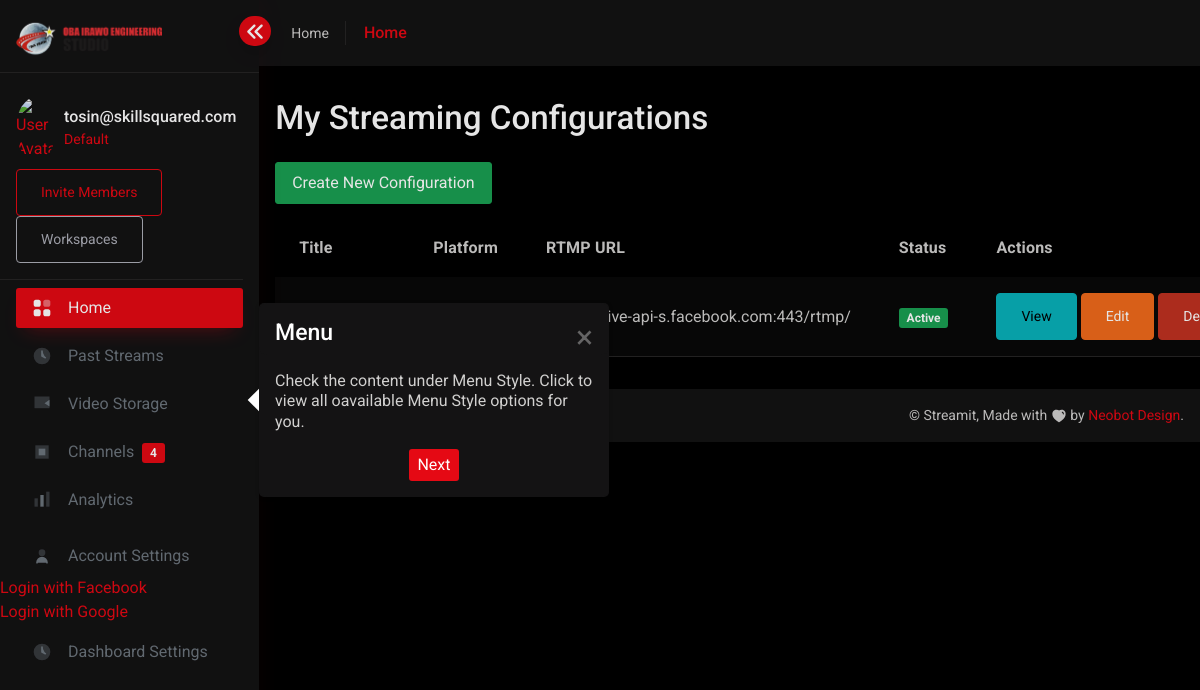
The page /streaming/configurations/ (signed in) on the database as committed earlier.
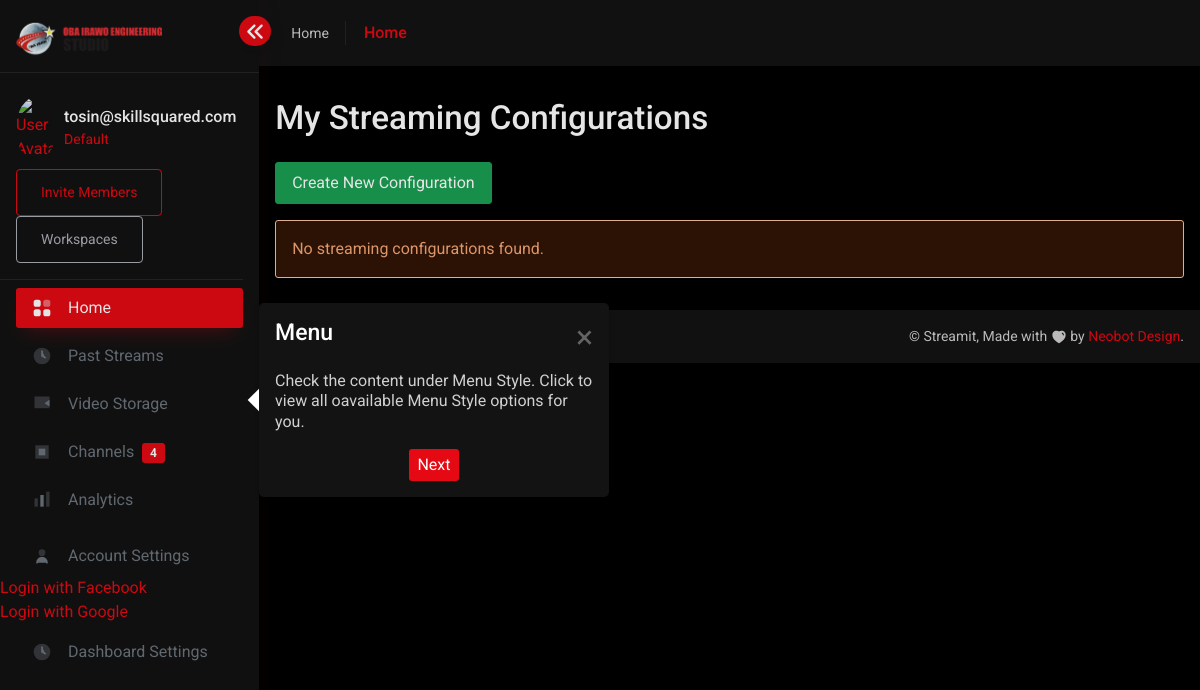
The same page on the database as committed later.
### users/models.py (models this page shows, shortened)
class CustomUser(AbstractUser):
    email = models.EmailField(unique=True)
    subscription_plan = models.CharField(
        max_length=50,
        choices=[("free", "Free"), ("basic", "Basic"), ("pro", "Pro")],
        default="free",
    )
    USERNAME_FIELD = "email"
    REQUIRED_FIELDS = ["username"]

### streaming/models.py (models this page shows, shortened)
class StreamingConfiguration(models.Model):
    user = models.ForeignKey(
        settings.AUTH_USER_MODEL,
        on_delete=models.CASCADE,
        related_name='streaming_configurations'
    )
    stream_title = models.CharField(max_length=255)
    description = models.TextField(blank=True, null=True)
    platform = models.CharField(max_length=50, choices=PLATFORM_CHOICES, default='custom')
    rtmp_url = models.CharField(
        max_length=500,
        help_text="Primary RTMP endpoint",
        validators=[rtmp_url_validator]
    )
    stream_key = models.CharField(
        max_length=255,
        help_text="Unique stream key",
        default=generate_stream_key
    )
    backup_rtmp_url = models.CharField(
        max_length=500,
        blank=True,
        null=True,
        help_text="Backup RTMP endpoint",
        validators=[rtmp_url_validator]
    )
    backup_stream_key = models.CharField(
        max_length=255,
        blank=True,
        null=True,
        help_text="Backup stream key"
    )
    pull_links = models.TextField(
        blank=True,
        null=True,
        help_text="Comma-separated or multi-line list of pull links"
    )
    embed_player_url = models.CharField(
        max_length=500,
        blank=True,
        null=True,
        help_text="URL to embed the web player",
        validators=[rtmp_url_validator]
    )
    embed_chat_url = models.CharField(
        max_length=500,
        blank=True,
        null=True,
        help_text="URL to embed multi-platform chat",
        validators=[rtmp_url_validator]
    )
    resolution = models.CharField(max_length=50, default='1080p')
    bitrate = models.CharField(max_length=50, default='4500kbps')
    is_active = models.BooleanField(
        default=False,
        help_text="Is this configuration active?"
    )
    created_at = models.DateTimeField(auto_now_add=True)
    updated_at = models.DateTimeField(auto_now=True)

### streaming/views/streaming_views.py (the view)
# urls.py: path("configurations/", StreamingConfigurationListView.as_view(), name="config_list"),
class StreamingConfigurationListView(LoginRequiredMixin, ListView):
    model = StreamingConfiguration
    template_name = "streaming/config_list.html"
    context_object_name = "configurations"
    def get_queryset(self):
        return StreamingConfiguration.objects.filter(user=self.request.user)

### templates/streaming/config_list.html
{% extends "base.html" %}
{% load static %}
{% block content %}
<div class="container my-5">
  <h2 class="mb-4">My Streaming Configurations</h2>
  <div class="mb-3">
    <a href="{% url 'streaming:config_create' %}" class="btn btn-success">Create New Configuration</a>
  </div>
  {% if configurations %}
    <table class="table table-striped">
      <thead>
        <tr>
          <th>Title</th>
          <th>Platform</th>
          <th>RTMP URL</th>
          <th>Status</th>
          <th>Actions</th>
        </tr>
      </thead>
      <tbody>
        {% for config in configurations %}
        <tr>
          <td>{{ config.stream_title }}</td>
          <td>{{ config.get_platform_display }}</td>
          <td>{{ config.rtmp_url }}</td>
          <td>
            {% if config.is_active %}
              <span class="badge bg-success">Active</span>
            {% else %}
              <span class="badge bg-secondary">Draft</span>
            {% endif %}
          </td>
          <td>
            <a href="{% url 'streaming:config_detail' config.pk %}" class="btn btn-sm btn-info">View</a>
            <a href="{% url 'streaming:config_update' config.pk %}" class="btn btn-sm btn-warning">Edit</a>
            <a href="{% url 'streaming:config_delete' config.pk %}" class="btn btn-sm btn-danger">Delete</a>
          </td>
        </tr>
        {% endfor %}
      </tbody>
    </table>
  {% else %}
    <div class="alert alert-warning">No streaming configurations found.</div>
  {% endif %}
</div>
{% endblock %}

### templates/base.html (shortened to what this page needs)
<!doctype html>{% load static %}
<html lang="en" data-bs-theme="dark" data-bs-theme-color="default" dir="ltr">
    <head>
        {% include 'head.html' %}
    </head>
    <body class="  ">
        {% include 'sidebar.html' %}
        <main class="main-content">
            <div class="position-relative ">
               {% include 'header.html' %}
            </div>
            {% block content %}{% endblock %}
            {% include 'footer.html' %}
        </main>
    </body>
</html>

### templates/head.html (shortened to what this page needs)
{% load static %}
<link rel="stylesheet" href="https://cdnjs.cloudflare.com/ajax/libs/font-awesome/6.4.2/css/all.min.css"
 />
<link rel="stylesheet" href="{% static 'css/core/libs.min.css' %}">
<link rel="stylesheet" href="{% static 'vendor/sheperd/dist/css/sheperd.css' %}">
<link rel="stylesheet" href="{% static 'vendor/flatpickr/dist/flatpickr.min.css' %}">
<link rel="stylesheet" href="{% static 'css/streamit.min.css' %}">
<link rel="stylesheet" href="{% static 'css/custom.min.css' %}">
<link rel="stylesheet" href="{% static 'css/dashboard-custom.min.css' %}">
<link rel="stylesheet" href="{% static 'css/rtl.min.css' %}">
<link rel="stylesheet" href="{% static 'css/customizer.min.css' %}">
<link rel="stylesheet" href="{% static 'vendor/swiperSlider/swiper-bundle.min.css' %}">
<link rel="stylesheet" href="{% static 'vendor/select2/dist/css/select2.min.css' %}">

### templates/sidebar.html (shortened to what this page needs)
{% load static %}
<aside class="sidebar sidebar-base sidebar-white sidebar-default navs-rounded-all" id="first-tour"
       data-toggle="main-sidebar" data-sidebar="responsive">
    <div class="sidebar-header d-flex align-items-center justify-content-start">
        <a href="{% url 'dashboard:index' %}" class="navbar-brand">
            <img class="logo-full" src="{% static 'images/logo-full.png' %}" alt="Logo Full">
        </a>
        <div class="sidebar-toggle" data-toggle="sidebar" data-active="true">
            <i class="chevron-left">
            </i>
        </div>
    </div>
    <div class="sidebar-body pt-0 data-scrollbar">
        <div class="sidebar-user-info p-3 border-bottom">
            <div class="d-flex align-items-center">
                <img src="{% static 'images/avatar.png' %}" alt="User Avatar"
                     class="avatar rounded-circle me-2" width="40">
                <div>
                    <h6 class="mb-0">{{ request.user.email }}</h6>
                    <small>Default</small>
                </div>
            </div>
            <div class="mt-2">
                <a href="#" class="btn btn-sm btn-outline-primary me-1">Invite Members</a>
                <a href="#" class="btn btn-sm btn-outline-secondary">Workspaces</a>
            </div>
        </div>
        <div class="sidebar-list">
            <ul class="navbar-nav iq-main-menu" id="sidebar-menu">
                <li class="nav-item">
                    <a class="nav-link active" href="{% url 'dashboard:index' %}">
                        <i class="icon" data-bs-toggle="tooltip" data-bs-placement="right"
                           data-bs-original-title="Home">
                        </i>
                        <span class="item-name">Home</span>
                    </a>
                </li>
                <li class="nav-item">
                    <a class="nav-link" href="{% url 'dashboard:past_streams' %}">
                        <i class="icon" data-bs-toggle="tooltip" data-bs-placement="right"
                           data-bs-original-title="Past Streams">
                            <svg width="20" viewBox="0 0 24 24" fill="currentColor">
                                <circle cx="12" cy="12" r="10" opacity="0.4"/>
                                <path d="M12 6v6l4 2" stroke="currentColor" stroke-width="2"
                                      stroke-linecap="round" stroke-linejoin="round"/>
                            </svg>
                        </i>
                        <span class="item-name">Past Streams</span>
                    </a>
                </li>
                <li class="nav-item">
                    <a class="nav-link" href="{% url 'dashboard:video_storage' %}">
                        <i class="icon" data-bs-toggle="tooltip" data-bs-placement="right"
                           data-bs-original-title="Video Storage">
                            <svg width="20" viewBox="0 0 24 24" fill="currentColor">
                                <rect x="3" y="3" width="18" height="14" opacity="0.4"/>
                                <path d="M21 7l-6 4 6 4V7z" fill="currentColor"/>
                            </svg>
                        </i>
                        <span class="item-name">Video Storage</span>
                    </a>
                </li>
                <li class="nav-item">
                    <a class="nav-link" href="{% url 'streaming:manage_channels' %}">
                        <i class="icon" data-bs-toggle="tooltip" data-bs-placement="right"
                           data-bs-original-title="Channels">
                            <svg width="20" viewBox="0 0 24 24" fill="currentColor">
                                <path d="M4 4h16v16H4z" opacity="0.4"/>
                                <path d="M8 8h8v8H8z" fill="currentColor"/>
                            </svg>
                        </i>
                        <span class="item-name">
                            Channels
                            <span class="badge bg-primary ms-1">4</span>
                        </span>
                    </a>
                </li>
                <li class="nav-item">
                    <a class="nav-link" href="{% url 'dashboard:analytics' %}">
                        <i class="icon" data-bs-toggle="tooltip" data-bs-placement="right"
                           data-bs-original-title="Analytics">
                            <svg width="20" viewBox="0 0 24 24" fill="currentColor">
                                <rect x="3" y="10" width="4" height="10" opacity="0.4"/>
                                <rect x="10" y="6" width="4" height="14"/>
                                <rect x="17" y="2" width="4" height="18" opacity="0.4"/>
                            </svg>
                        </i>
                        <span class="item-name">Analytics</span>
                    </a>
                </li>
                <li class="nav-item mt-3">
                    <a class="nav-link" href="{% url 'account_settings' %}">
                        <i class="icon" data-bs-toggle="tooltip" data-bs-placement="right"
                           data-bs-original-title="Account Settings">
                            <svg width="20" viewBox="0 0 24 24" fill="currentColor">
                                <circle cx="12" cy="8" r="4" opacity="0.4"/>
                                <path d="M6 20c0-3.3137 2.6863-6 6-6s6 2.6863 6
                                         6" stroke="currentColor" stroke-width="2"
                                      stroke-linecap="round"/>
                            </svg>
                        </i>
                        <span class="item-name">Account Settings</span>
                    </a>
                </li>
                <li>
                    <a href="{% url 'social:begin' 'facebook' %}">Login with Facebook</a>
                </li>
                <li>
                    <a href="{% url 'social:begin' 'google-oauth2' %}">Login with Google</a>
                </li>
                <li class="nav-item">
                    <a class="nav-link" href="{% url 'dashboard:settings' %}">
                        <i class="icon" data-bs-toggle="tooltip" data-bs-placement="right"
                           data-bs-original-title="Dashboard Settings">
                            <svg width="20" viewBox="0 0 24 24" fill="currentColor">
                                <path d="M12 2a10 10 0 100 20 10 10 0 000-20z" opacity="0.4"/>
                                <path d="M12 6v6l4 2" stroke="currentColor" stroke-width="2"
                                      stroke-linecap="round" stroke-linejoin="round"/>
                            </svg>
                        </i>
                        <span class="item-name">Dashboard Settings</span>
                    </a>
                </li>
            </ul>
        </div>
    </div>
</aside>

### templates/header.html (shortened to what this page needs)
{% load static %}
<nav class="nav navbar navbar-expand-xl header-hover-menu navbar-light iq-navbar">
    <div class="container-fluid navbar-inner">
       <div class="d-flex align-items-center justify-content-between product-offcanvas">
          <div class="breadcrumb-title border-end pe-3 d-none d-xl-block">
             <small class="mb-0 text-capitalize">Home</small>
          </div>
          <div class="offcanvas offcanvas-end shadow-none iq-product-menu-responsive" tabindex="-1" id="offcanvasBottom">
             <div class="offcanvas-body">
                <ul class="iq-nav-menu list-unstyled">
                   <li class="nav-item"><a class="nav-link active"
                         href="{% url 'dashboard:index' %}">Home</a></li>
                </ul>
             </div>
          </div>
       </div>
    </div>
 </nav>

### templates/footer.html (shortened to what this page needs)
<footer class="footer">
    <div class="footer-body">
        <ul class="left-panel list-inline mb-0 p-0">
            <li class="list-inline-item"><a href="../dashboard/privacy-policy.html">Privacy Policy</a></li>
            <li class="list-inline-item"><a href="../dashboard/termsofuse.html">Terms of Use</a></li>
        </ul>
        <div class="right-panel">
            ©
            <script>2022</script> <span data-setting="app_name">Streamit</span>, Made with
            <span class="text-gray">
            </span> by <a href="https://iqonic.design/" target="_blank">Neobot Design</a>.
        </div>
    </div>
</footer>

### templates/js.html (shortened to what this page needs)
{% load static %}

Rows that differ between the two databases and show on the page:
removed StreamingConfiguration: rtmp_url "rtmps://live-api-s.facebook.com:443/rtmp/", is_active "Active"
Other text that changed with them:
text no longer shown: "Title Platform RTMP URL Status Actions"
text now shown: "No streaming configurations found."
